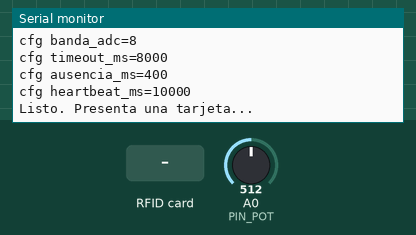
A sketch run on a simulated Arduino Uno, built with avr-gcc and run on an emulated ATmega328P. Parts: the last lines printed to the serial monitor. The inputs (shaded band) are chosen by the test bench; at power-on: A0 (PIN_POT) = 512.

Above: at 1.3 s.
1.4 s: RFID card 5E 7A 19 C4 held to the reader
At 1.7 s:
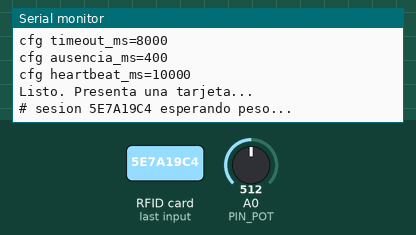
At 3.6 s:
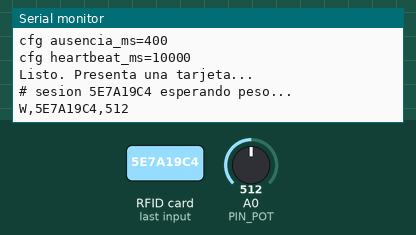

Measured:
- after the input at 1.4 s, the serial monitor: prints a new line at once (image 1)

The sketch:

ard_com_test.ino
```cpp
/*
 * Fierro — prototipo RFID, PARTE 2: pesaje por evento
 * ---------------------------------------------------
 * Presentar el tag ABRE una sesion. El peso se emite UNA vez cuando
 * se estabiliza (o al vencer el timeout). Linea muda entre eventos.
 *
 * Salida (una linea = un evento):
 *   W,<UID hex>,<ADC 0-1023>   pesaje completo: tag y peso ya emparejados
 *   H,<millis>                 latido de enlace (no es dato)
 *   # ...                      diagnostico human-readable, ignorable
 *
 * Este micro no sabe nada de Fierro: sin event_id, sin kg, sin proto:.
 * La sesion/estabilidad es acondicionamiento de senal (auto-hold),
 * como en cualquier indicador de bascula comercial.
 *
 * Serie: 115200, 8N1.
 */

#include <SPI.h>
#include <MFRC522.h>
#include <string.h>

// --- Pines (UNO / Nano) ---
const uint8_t PIN_RC522_SS = 10;
const uint8_t PIN_RC522_RST = 9;
const uint8_t PIN_POT = A0;

// --- Politica de sesion: afinar en el banco ---
const unsigned long MUESTREO_POT_MS = 50;     // muestreo interno (no sale por serie)
const unsigned long ESTABLE_MS = 800;         // quieto durante esto => peso valido
const int BANDA_ADC = 8;                      // +/- 8 cuentas (~39 mV) = "quieto"
const unsigned long TIMEOUT_SESION_MS = 8000; // si no estabiliza, se emite igual
const unsigned long AUSENCIA_MS = 400;        // sin tarjeta asi de largo => "se fue"
const unsigned long HEARTBEAT_MS = 10000;     // 0 => sin latido

MFRC522 lector(PIN_RC522_SS, PIN_RC522_RST);

enum Estado
{
    ESPERANDO_TAG,
    PESANDO
};
Estado estado = ESPERANDO_TAG;

// deteccion de tags
unsigned long tarjetaVistaMs = 0; // ultima vez que se vio una tarjeta
char ultimoEmitido[21];           // uid de la ultima W emitida
bool huboGap = true;              // hubo campo vacio desde la ultima W

// sesion de pesaje en curso
char uidSesion[21];
unsigned long inicioSesionMs = 0;
unsigned long estableDesdeMs = 0;
int cand = 0;  // referencia de la banda muerta
long suma = 0; // acumulador de la ventana estable
int nVentana = 0;

void setup()
{
    Serial.begin(115200);
    while (!Serial)
    {
        ;
    }

    SPI.begin();
    lector.PCD_Init();
    delay(50);

    Serial.println(F("== Fierro proto — pesaje por evento =="));
    Serial.println(F("lineas: W,<uid>,<adc> | H,<millis> | # diagnostico"));

    const byte v = lector.PCD_ReadRegister(MFRC522::VersionReg);
    Serial.print(F("RC522 version: 0x"));
    Serial.println(v, HEX);
    if (v != 0x91 && v != 0x92)
    {
        Serial.println(F("ERROR: lector no detectado. VCC a 3.3V; SS=D10 RST=D9 MOSI=D11 MISO=D12 SCK=D13"));
        while (true)
        {
            delay(1000);
        } // sin lector no seguimos: fallo ruidoso
    }

    // La configuracion va en el banner: toda captura queda autodescripta
    Serial.print(F("cfg estable_ms="));
    Serial.println(ESTABLE_MS);
    Serial.print(F("cfg banda_adc="));
    Serial.println(BANDA_ADC);
    Serial.print(F("cfg timeout_ms="));
    Serial.println(TIMEOUT_SESION_MS);
    Serial.print(F("cfg ausencia_ms="));
    Serial.println(AUSENCIA_MS);
    Serial.print(F("cfg heartbeat_ms="));
    Serial.println(HEARTBEAT_MS);

    ultimoEmitido[0] = '\0';
    tarjetaVistaMs = millis();
    Serial.println(F("Listo. Presenta una tarjeta..."));
}

void loop()
{
    switch (estado)
    {
    case ESPERANDO_TAG:
        tareaTag();
        break;
    case PESANDO:
        tareaPeso();
        break;
    }
    tareaLatido();
}

/*
 * ESPERANDO_TAG: abrir sesion solo con tarjetas NUEVAS.
 * "Nueva" = uid distinto al ultimo emitido, o el mismo uid despues
 * de un hueco (se quito y volvio a poner). La misma tarjeta quieta
 * no abre nada: de ahi el silencio.
 */
void tareaTag()
{
    if (millis() - tarjetaVistaMs >= AUSENCIA_MS)
        huboGap = true;

    if (!lector.PICC_IsNewCardPresent())
        return;
    if (!lector.PICC_ReadCardSerial())
        return;
    lector.PICC_HaltA();
    tarjetaVistaMs = millis();

    char uid[21];
    uidHex(uid, lector.uid.uidByte, lector.uid.size);

    if (!huboGap && strcmp(uid, ultimoEmitido) == 0)
        return; // misma quieta

    strcpy(uidSesion, uid);
    Serial.print(F("# sesion "));
    Serial.print(uidSesion);
    Serial.println(F(" esperando peso..."));

    cand = analogRead(PIN_POT);
    suma = cand;
    nVentana = 1;
    inicioSesionMs = millis();
    estableDesdeMs = inicioSesionMs;
    estado = PESANDO;
}

/*
 * PESANDO: muestrear el pot cada 50 ms y esperar a que se asiente.
 * El lector no se consulta aqui: en el corral real, para cuando el
 * animal esta en la bascula ya salio del alcance de la antena.
 * Toda sesion termina en exactamente una W: estable o por timeout.
 */
void tareaPeso()
{
    static unsigned long ultimoMuestreoMs = 0;
    const unsigned long ahora = millis();
    if (ahora - ultimoMuestreoMs < MUESTREO_POT_MS)
        return;
    ultimoMuestreoMs = ahora;

    if (ahora - inicioSesionMs >= TIMEOUT_SESION_MS)
    {
        emitir(false);
        return;
    }

    const int adc = analogRead(PIN_POT);

    if (abs(adc - cand) > BANDA_ADC)
    {
        // el peso se esta moviendo: nueva referencia, reloj de estabilidad a cero
        cand = adc;
        suma = adc;
        nVentana = 1;
        estableDesdeMs = ahora;
        return;
    }

    suma += adc;
    nVentana++;

    if (ahora - estableDesdeMs >= ESTABLE_MS)
        emitir(true);
}

/*
 * Una W por sesion, ni una mas. ADC = media de la ventana estable,
 * crudo (0-1023): convertir a kg es cosa del lado PC.
 */
void emitir(const bool estable)
{
    const int adc = (int)((suma + nVentana / 2) / nVentana);

    Serial.print(F("W,"));
    Serial.print(uidSesion);
    Serial.print(F(","));
    Serial.println(adc);
    if (!estable)
        Serial.println(F("# emitido por timeout: no estabilizo"));

    strcpy(ultimoEmitido, uidSesion);
    huboGap = false;
    estado = ESPERANDO_TAG;
}

/* Latido de enlace: distingue "no hay eventos" de "cable muerto".
 * No es dato. HEARTBEAT_MS = 0 y desaparece. */
void tareaLatido()
{
    if (HEARTBEAT_MS == 0)
        return;
    static unsigned long ultimoMs = 0;
    if (millis() - ultimoMs < HEARTBEAT_MS)
        return;
    ultimoMs = millis();
    Serial.print(F("H,"));
    Serial.println(ultimoMs);
}

void uidHex(char *out, const byte *uid, const uint8_t len)
{
    static const char tablaHex[] = "0123456789ABCDEF";
    for (uint8_t i = 0; i < len; i++)
    {
        out[2 * i] = tablaHex[uid[i] >> 4];
        out[2 * i + 1] = tablaHex[uid[i] & 0x0F];
    }
    out[2 * len] = '\0';
}
```
